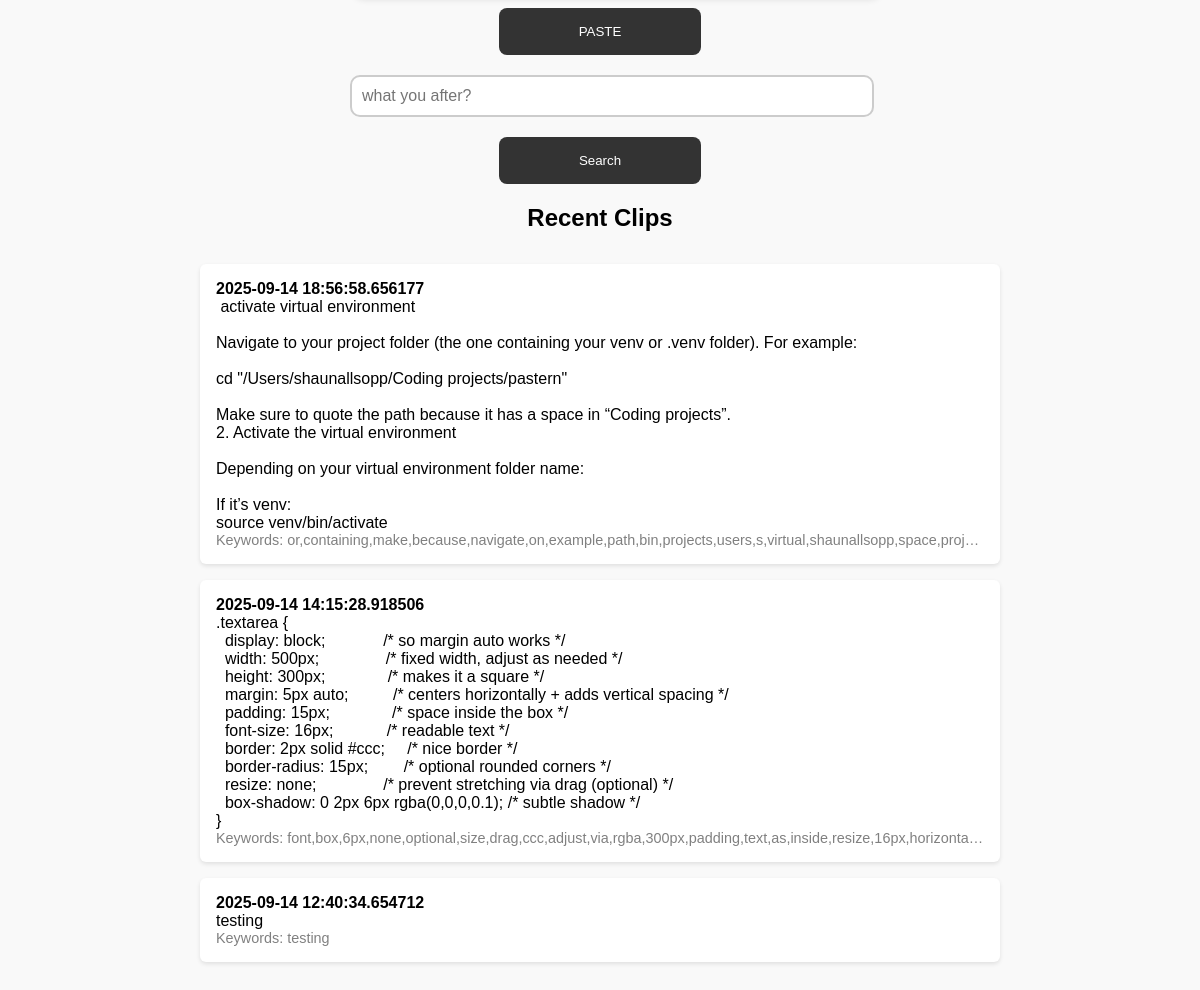
Before: / (lower part) with the older database file.
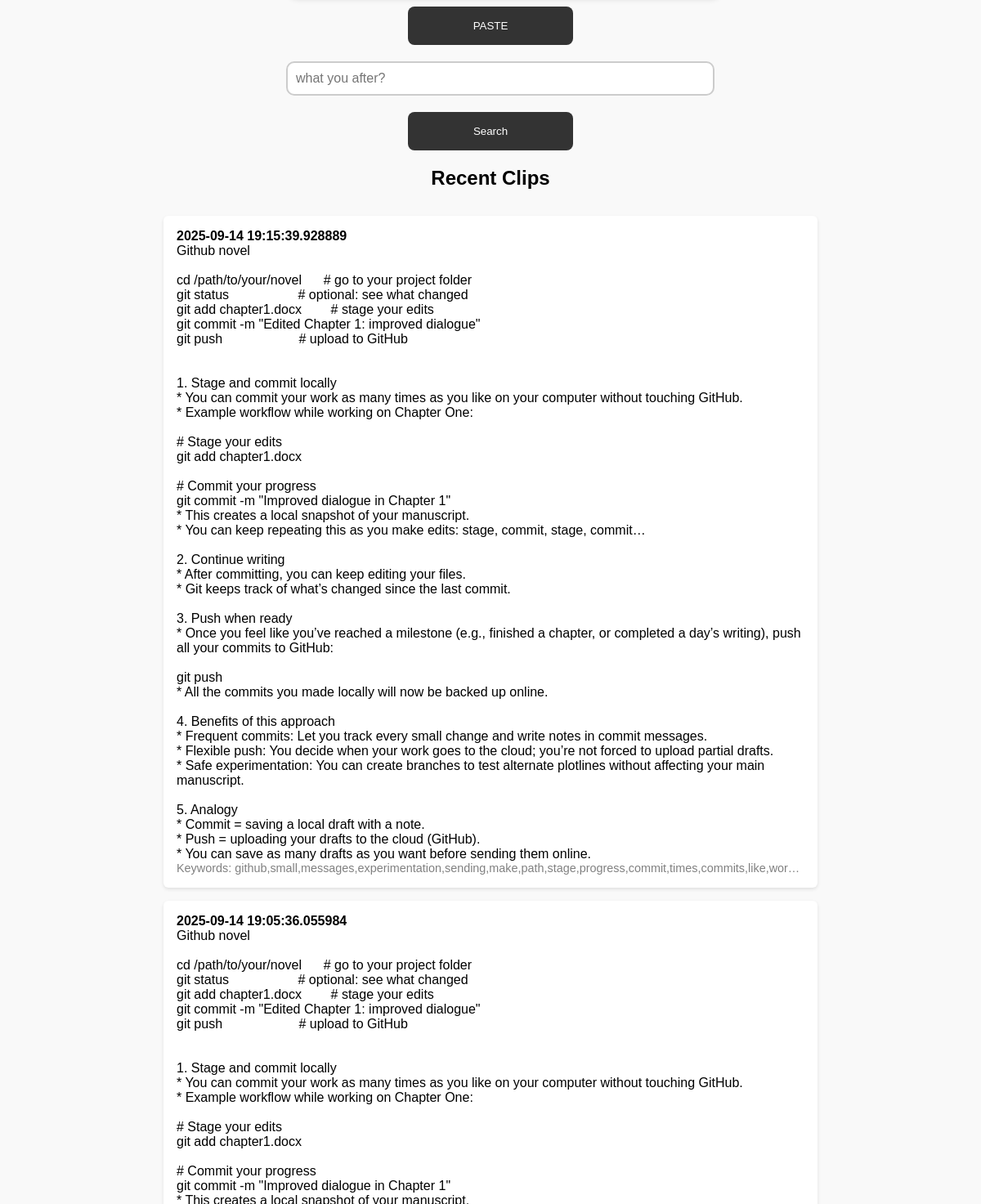
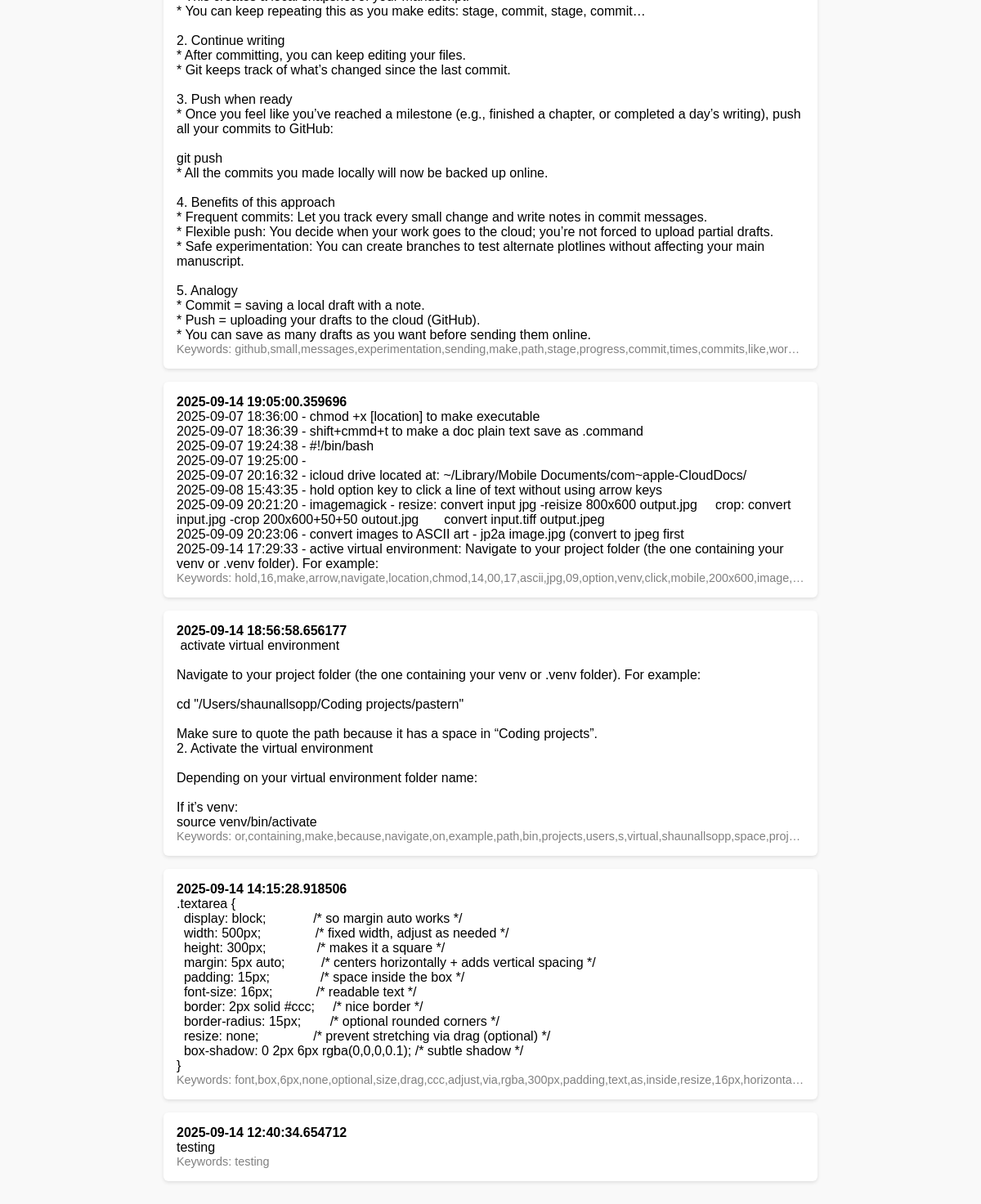
After: the same page with the newer database file (2 pictures, top to bottom).
### tables this page shows
CREATE TABLE clipboard (
        id INTEGER PRIMARY KEY AUTOINCREMENT,
        content TEXT,
        keywords TEXT,
        created_at TIMESTAMP
    );

### app.py (the view, shortened to what this page needs)
@app.route("/", methods=["GET", "POST"])
def index():
    conn = sqlite3.connect("data.db")
    c = conn.cursor()
    c.execute("SELECT * FROM clipboard ORDER BY created_at DESC")
    entries = c.fetchall()
    conn.close()
    return render_template("index.html", entries=entries)

### templates/index.html (shortened to what this page needs)
<!DOCTYPE html>
<html>
<head>
  <link rel="stylesheet" href="{{ url_for('static', filename='style.css') }}">
</head>
<body>
  <form method="POST" class="centered">
    <button type="submit">PASTE</button>
  </form>
  <form method="GET" action="/search" class="centered">
    <input type="text" name="q" placeholder="what you after?" value="{{ search or '' }}">
    <button type="submit">Search</button>
  </form>
  <h2>Recent Clips</h2>
<ul>
{% for entry in entries %}
  <li>
    <b>{{ entry[3] }}</b><br>
    <div class="clip-text">{{ entry[1] }}</div>
    <small>Keywords: {{ entry[2] }}</small>
  </li>
{% endfor %}
</ul>
</body>
</html>

### static/style.css (style rules this page uses)
body { font-family: sans-serif; margin: 0; padding: 2rem; background: #f9f9f9; text-align: center; }
.centered { margin: 20px auto; max-width: 500px; }
input[type="text"] { width: 100%; padding: 10px; font-size: 16px; margin-bottom: 10px; border: 2px solid #ccc; border-radius: 10px; }
button { display: block; padding: 1rem 5rem; background: #333; color: white; border: none; cursor: pointer; margin: 10px auto; border-radius: 8px; }
ul { list-style: none; padding: 0; margin: 2rem auto; max-width: 800px; width: 100%; text-align: left; }
li { background: white; margin: 1rem 0; padding: 1rem; border-radius: 6px; box-shadow: 0 2px 4px rgba(0,0,0,0.1); word-wrap: break-word; overflow-wrap: break-word; box-sizing: border-box; }
.clip-text { white-space: pre-wrap; }
li small { display: block; max-width: 100%; white-space: nowrap; overflow: hidden; text-overflow: ellipsis; color: gray; font-size: 0.9em; }

Changed rows visible on the page:
added clipboard: created_at "2025-09-14 19:15:39.928889", content "Github novel cd /path/to/your/novel # go to your project folder git status # optional: see what changed git add chapter1.docx # stage your edits git commit -m \"Edited Chapter 1: improved dialogue\" git push # upload to GitHub 1. Stage and commit locally * You can commit your work as many times as you like on your computer without touching GitHub. * Example workflow while working on Chapter One: # Stage your edits git add chapter1.docx # Commit your progress git commit -m \"Improved dialogue in Chapter 1\" * This creates a local snapshot of your manuscript. * You can keep repeating this as you make edits: stage, commit, stage, commit… 2. Continue writing * After committing, you can keep editing…", keywords "github,small,messages,experimentation,sending,make,path,stage,progress,commit,times,commits,like,wor…"
added clipboard: created_at "2025-09-14 19:05:36.055984", content "Github novel cd /path/to/your/novel # go to your project folder git status # optional: see what changed git add chapter1.docx # stage your edits git commit -m \"Edited Chapter 1: improved dialogue\" git push # upload to GitHub 1. Stage and commit locally * You can commit your work as many times as you like on your computer without touching GitHub. * Example workflow while working on Chapter One: # Stage your edits git add chapter1.docx # Commit your progress git commit -m \"Improved dialogue in Chapter 1\" * This creates a local snapshot of your manuscript. * You can keep repeating this as you make edits: stage, commit, stage, commit… 2. Continue writing * After committing, you can keep editing…", keywords "github,small,messages,experimentation,sending,make,path,stage,progress,commit,times,commits,like,wor…"
added clipboard: created_at "2025-09-14 19:05:00.359696", content "2025-09-07 18:36:00 - chmod +x [location] to make executable 2025-09-07 18:36:39 - shift+cmmd+t to make a doc plain text save as .command 2025-09-07 19:24:38 - #!/bin/bash 2025-09-07 19:25:00 - 2025-09-07 20:16:32 - icloud drive located at: ~/Library/Mobile Documents/com~apple-CloudDocs/ 2025-09-08 15:43:35 - hold option key to click a line of text without using arrow keys 2025-09-09 20:21:20 - imagemagick - resize: convert input jpg -reisize 800x600 output.jpg crop: convert input.jpg -crop 200x600+50+50 outout.jpg convert input.tiff output.jpeg 2025-09-09 20:23:06 - convert images to ASCII art - jp2a image.jpg (convert to jpeg first 2025-09-14 17:29:33 - active virtual environment:…", keywords "hold,16,make,arrow,navigate,location,chmod,14,00,17,ascii,jpg,09,option,venv,click,mobile,200x600,image,…"
